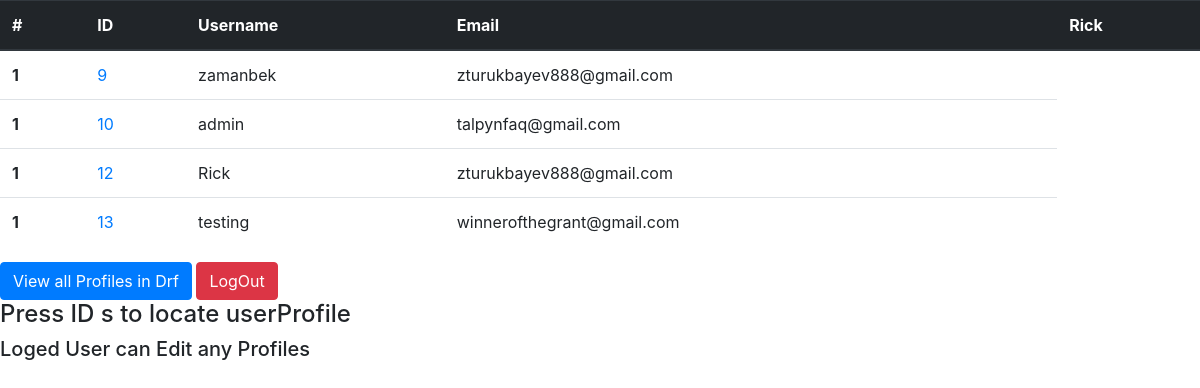
The page /profileListLinks (signed in) on the database its author committed.
### task/models.py (models this page shows, shortened)
class UserProfile(models.Model):
    user = models.OneToOneField(User, unique=True, on_delete=models.CASCADE)
    firstname = models.CharField('firstName', max_length=100, )
    lastname = models.CharField('lastName', max_length=100, )
    sex = models.BooleanField(blank=True)
    avatar = models.ImageField(upload_to='avatars', blank=True)
    email = models.EmailField('email', max_length=100)
    born = models.DateTimeField(null=True, blank=True)

### task/views.py (the view)
# urls.py: path('profileListLinks',
def profileListLinks(request):
    userProfiles = UserProfile.objects.all()
    return render(request, 'task/profileListLinks.html', {'userProfiles': userProfiles})

### task/templates/task/profileListLinks.html (shortened to what this page needs)
<!DOCTYPE html>
<html lang="en">
<head>
    {% load static %}
    <link rel="stylesheet" href="https://maxcdn.bootstrapcdn.com/bootstrap/4.0.0/css/bootstrap.min.css"
>
</head>
<body>
    {%if not request.user.is_authenticated %}
    <a href="{% url 'auth' %}"><span class="font-weight-bolder text-danger">You have to LOGIN</span></a>
    {% else %}
    <table class="table">
        <thead class="thead-dark">
            <tr>
                <th scope="col">#</th>
                <th scope="col">ID</th>
                <th scope="col">Username</th>
                <th scope="col">Email</th>
                <th scope="col">{{request.user.username}}</th>
            </tr>
        </thead>
        <tbody>
            {% for profile in userProfiles%}
            <tr>
                <th scope="row">1</th>
                <td><a href="{{profile.id}}">{{profile.id}}</a></td>
                <td>{{profile.user.username}}</td>
                <td>{{profile.email}}</td>
            </tr>
            {% endfor %}
        </tbody>
    </table>
    <form style="display: inline" action="{% url 'list' %}" method="GET">
        <button class="btn btn-primary">View all Profiles in Drf</button>
    </form>
    <form style="display: inline" action="{% url 'log_out' %}" method="POST">
        <button class="btn btn-danger">LogOut</button>
    </form>
    <h4>Press ID s to locate userProfile </h4>
    <h5>Loged User can Edit any Profiles</h5>
    {% endif %}
</body>
</html>

### rows shown on the page
UserProfile: id "9", user.username "zamanbek", email "zturukbayev888@gmail.com"
UserProfile: id "10", user.username "admin", email "talpynfaq@gmail.com"
UserProfile: id "12", user.username "Rick", email "zturukbayev888@gmail.com"
UserProfile: id "13", user.username "testing", email "winnerofthegrant@gmail.com"

### other values the page prints
{{ request.user.username }} "Rick"
